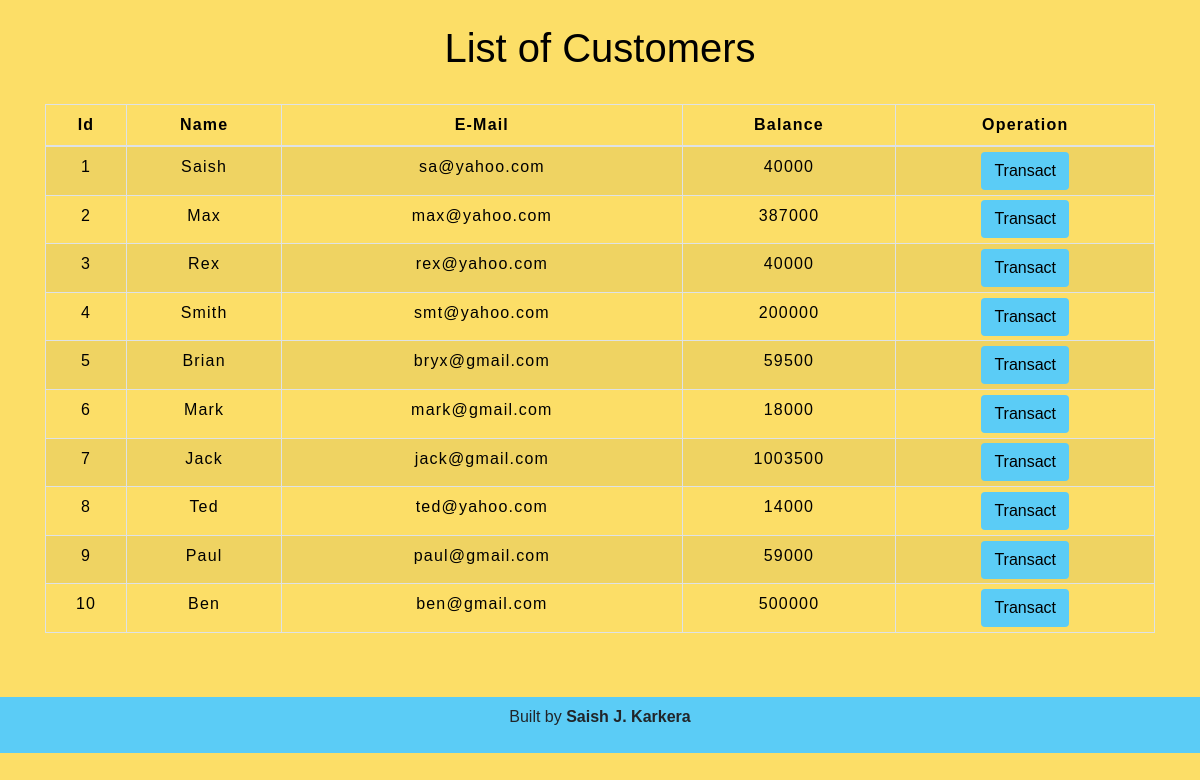
The app's page /view_customers.php with its own data.
### tables this page shows
CREATE TABLE `customers` (
  `id` int(3) NOT NULL,
  `name` text NOT NULL,
  `email` varchar(30) NOT NULL,
  `balance` int(8) NOT NULL
);

### view_customers.php (the view, shortened to what this page needs)
<!DOCTYPE html>
<html lang="en">
<head>
    <link rel="stylesheet" href="https://maxcdn.bootstrapcdn.com/bootstrap/4.0.0/css/bootstrap.min.css">
    <link rel="stylesheet" type="text/css" href="css/table.css">
</head>
<body style="background-color : #fcde67;">
<?php
    include 'config.php';
    $sql = "SELECT * FROM customers";
    $result = mysqli_query($conn,$sql);
?>
<div class="container">
        <h2 class="text-center pt-4" style="color : black;">List of Customers</h2>
        <br>
            <div class="row">
                <div class="col">
                    <div class="table-responsive-sm">
                    <table class="table table-hover table-sm table-striped table-condensed table-bordered" style="border-color:black;">
                        <thead style="color : black;">
                            <tr>
                            <th scope="col" class="text-center py-2">Id</th>
                            <th scope="col" class="text-center py-2">Name</th>
                            <th scope="col" class="text-center py-2">E-Mail</th>
                            <th scope="col" class="text-center py-2">Balance</th>
                            <th scope="col" class="text-center py-2">Operation</th>
                            </tr>
                        </thead>
                        <tbody>
                <?php
                    while($rows=mysqli_fetch_assoc($result)){
                ?>
                    <tr style="color : black;">
                        <td class="py-2"><?php echo $rows['id'] ?></td>
                        <td class="py-2"><?php echo $rows['name']?></td>
                        <td class="py-2"><?php echo $rows['email']?></td>
                        <td class="py-2"><?php echo $rows['balance']?></td>
                        <td><a href="transfer_page.php?id= <?php echo $rows['id'] ;?>"> <button type="button" class="btn" style="background-color : #5bccf6;">Transact</button></a></td>
                    </tr>
                <?php
                    }
                ?>
                        </tbody>
                    </table>
                    </div>
                </div>
            </div>
         </div>
        <footer class="text-center mt-5 py-2" style="background-color : #5bccf6;">
            <p>Built by <b>Saish J. Karkera</b></p>
        </footer>
</body>
</html>

### css/table.css (style rules this page uses)
* { padding: 0; margin: 0; box-sizing: border-box; font-family: sans-serif; }
h2 { font-size: 40px; }
table { letter-spacing: 1.2px; }
td { text-align: center; }
button { border:none; background: #d9d9d9; transition: 1s; }

### view_customers.php (style rules this page uses)
button { transition: 1.5s; }

### records on screen
customers: id "1", name "Saish", email "sa@yahoo.com", balance "40000"
customers: id "2", name "Max", email "max@yahoo.com", balance "387000"
customers: id "3", name "Rex", email "rex@yahoo.com", balance "40000"
customers: id "4", name "Smith", email "smt@yahoo.com", balance "200000"
customers: id "5", name "Brian", email "bryx@gmail.com", balance "59500"
customers: id "6", name "Mark", email "mark@gmail.com", balance "18000"
customers: id "7", name "Jack", email "jack@gmail.com", balance "1003500"
customers: id "8", name "Ted", email "ted@yahoo.com", balance "14000"
customers: id "9", name "Paul", email "paul@gmail.com", balance "59000"
customers: id "10", name "Ben", email "ben@gmail.com", balance "500000"
